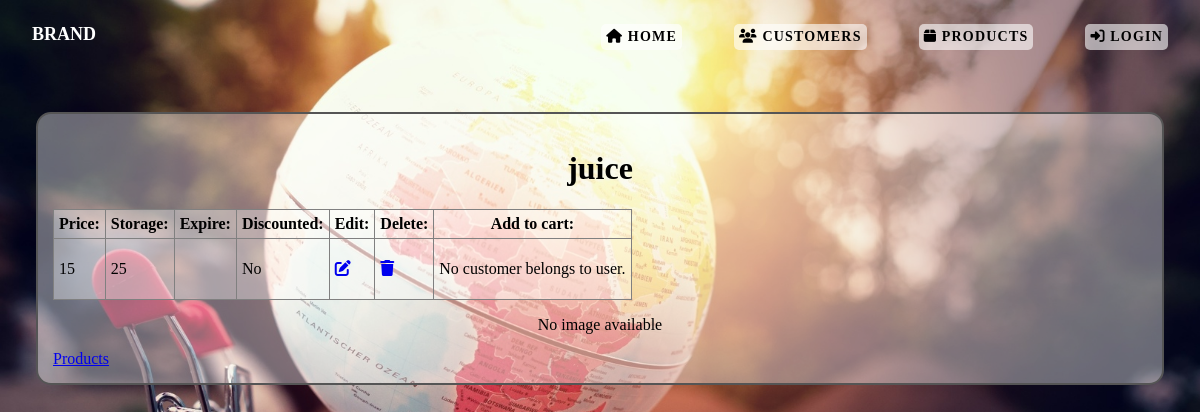
/shopping/products/7, run on an earlier commit of the app's database.
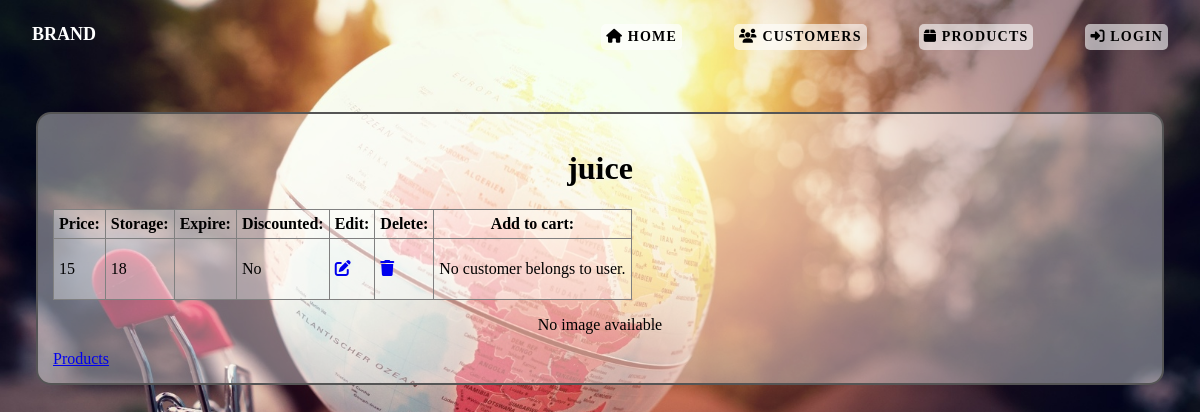
And on a later commit of the database.
### shopping/models.py (models this page shows, shortened)
class Product(models.Model):
    product_name = models.CharField(max_length=200)
    price = models.IntegerField()
    expiry_date = models.DateField(blank=True, null=True)
    is_discounted = models.BooleanField(default=False)
    storage_quantity = models.IntegerField(default=0)
    created = models.DateTimeField(auto_now_add=True, blank=True, null=True)
    last_modified = models.DateTimeField(auto_now=True, blank=True, null=True)
    product_image = models.ImageField(upload_to='products/', blank=True, null=True)

### shopping/views.py (the view)
# urls.py: path("products/<int:product_id>", views.get_product_details, name="product_details"),
def get_product_details(request, product_id):
    try:
        product = Product.objects.get(id=product_id)
    except Product.DoesNotExist:
        return HttpResponse("No product found!", status=404)
    context = {'product': product, 'form': PurchaseItemForm}
    return render(request, 'shopping/product_details.html', context)

### shopping/templates/shopping/product_details.html (shortened to what this page needs)
{% load static %}
<!DOCTYPE html>
<html lang="en">
    <head>
        <link rel="stylesheet" type="text/css" href="{% static 'css/master.css' %}">
        <link rel="stylesheet" href="https://cdnjs.cloudflare.com/ajax/libs/font-awesome/6.5.0/css/all.min.css">
    </head>
    <body>
        {% include "shopping/header.html" %}
        <main>
            <h1>{{ product.product_name }}</h1>
            <table class="product">
                <tr>
                    <th>Price:</th>
                    <th>Storage:</th>
                    <th>Expire:</th>
                    <th>Discounted:</th>
                    <th>Edit:</th>
                    <th>Delete:</th>
                    <th>Add to cart:</th>
                </tr>
                <tr>
                    <td> {{ product.price }}</td>
                    <td> {{ product.storage_quantity }} </td>
                    <td> {{ product.expiry_dte }} </td>
                    <td> {% if product.is_discounted %} Yes {% else %} No {% endif %} </td>
                    <td><a href="{% url 'product_update' product_id=product.id %}"><i class="fa-solid fa-pen-to-square"></i></a></td>
                    <td><a href="{% url 'product_delete' product_id=product.id %}"><i class="fa-solid fa-trash"></i></a></td>
                    <td>
                        {% if product.storage_quantity %}
                            {% if user.customer %}
                                <form action="{% url 'add_to_cart' product.id %}" method="post">
                                {% csrf_token %}
                                {{ form.quantity }}
                                <button type="submit" class="menu-button"><i class="fa-solid fa-cart-plus"></i> Add to cart</button>
                                </form>
                            {% else %}
                                <p>No customer belongs to user.</p>
                            {% endif %}
                        {% endif %}
                    </td>
                </tr>
            </table>
            {% if product.product_image %}
                <p><img src="{{ product.product_image.url }}" alt="{{ product.name }}" width="200" /></p>
            {% else %}
                <p>No image available</p>
            {% endif %}
            <a href="{% url 'product_list' %}">Products</a>
        </main>
    </body>
</html>

What changed in the data, as far as the page shows it:
changed Product "juice": storage_quantity "25" → "18"
